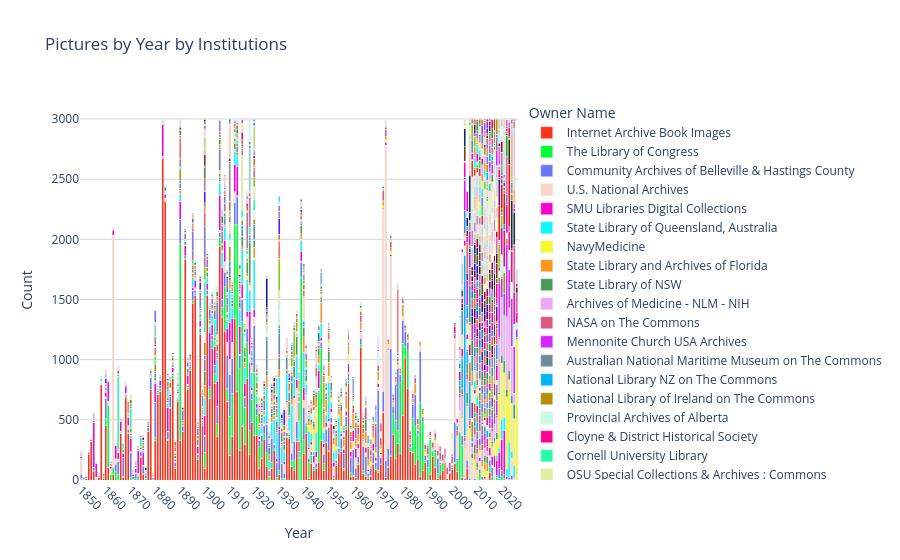
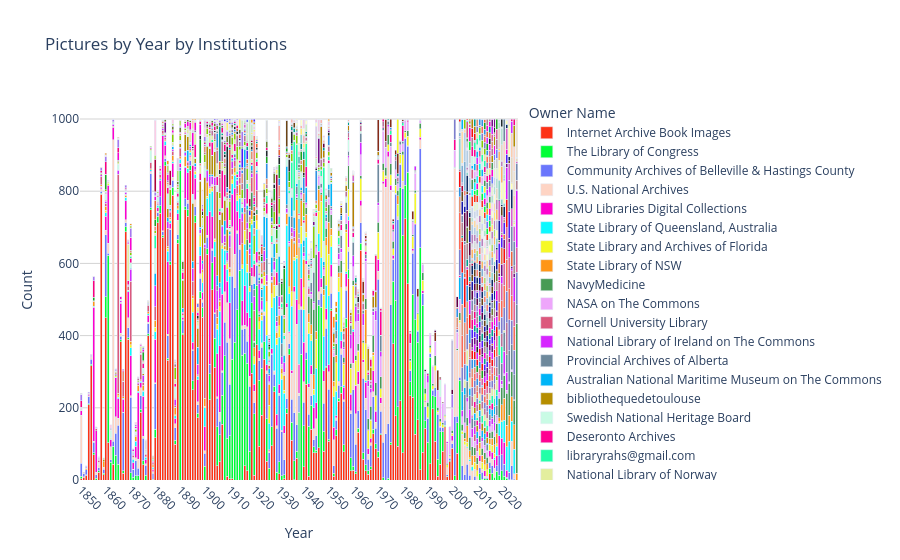
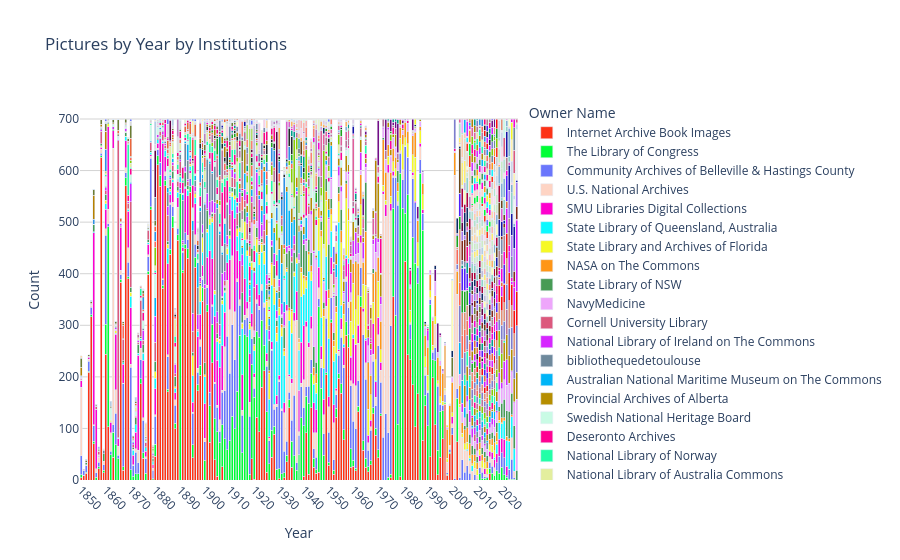
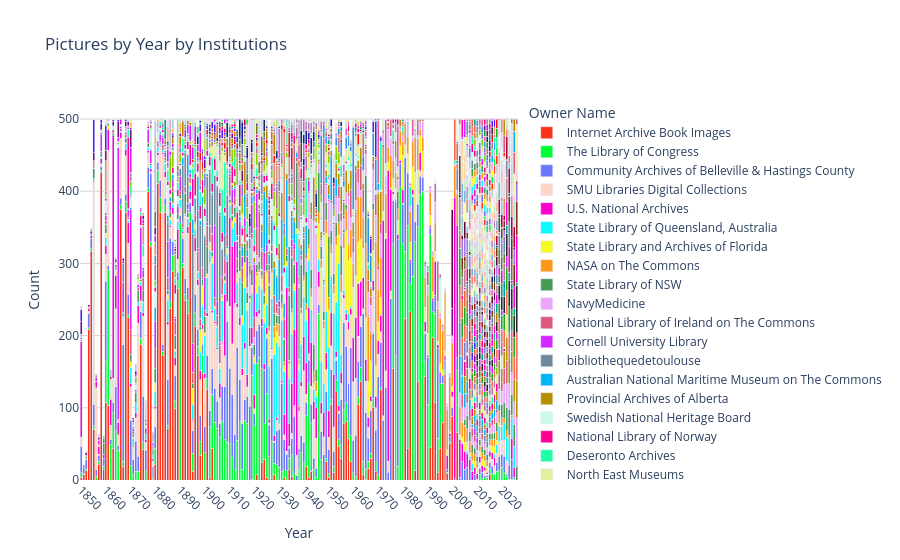

Notebook source saved alongside these figures, in order:
### Code cell
df3000 = get_cleaned_data_var_size(3000)
df1000 = get_cleaned_data_var_size(1000)
df700 = get_cleaned_data_var_size(700)
df500 = get_cleaned_data_var_size(500)
